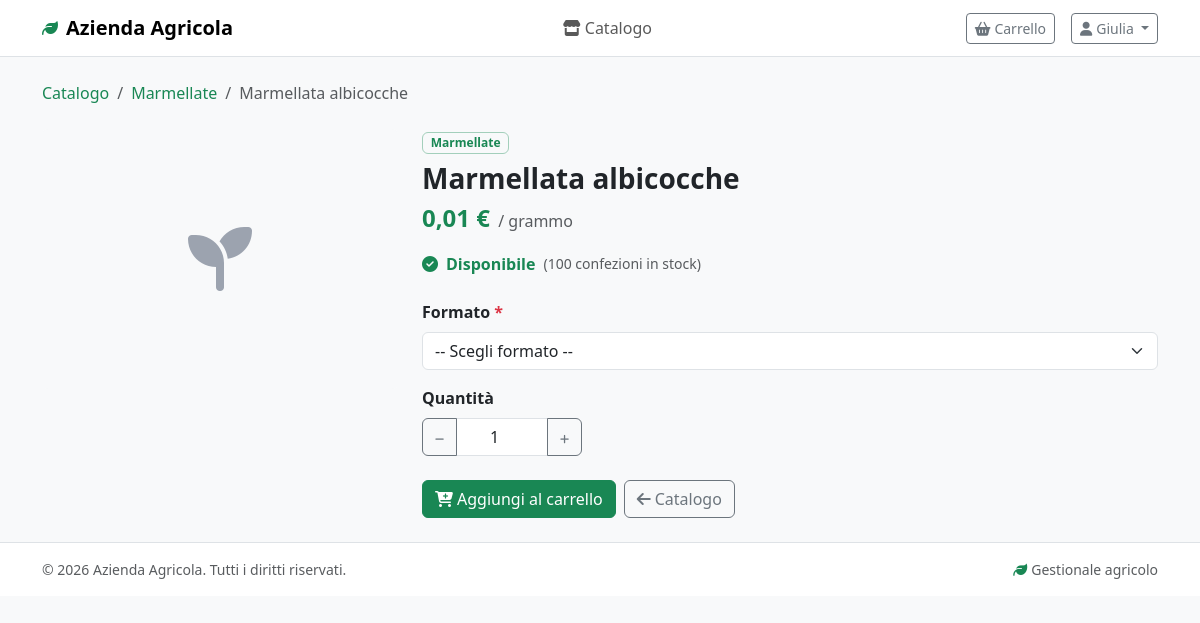
Screenshot of /cliente/prodotto.php?id=8 (signed in) with the database file from the repository.
### tables this page shows
CREATE TABLE IF NOT EXISTS PRODOTTO (
    idProdotto INT AUTO_INCREMENT PRIMARY KEY,
    nome VARCHAR(150) NOT NULL,
    unitaMisura ENUM('kg', 'litro', 'pezzo', 'grammo') NOT NULL,
    prezzoBase DECIMAL(10, 2) NOT NULL DEFAULT 0.00,
    idCategoria INT NOT NULL,
    
    FOREIGN KEY (idCategoria) REFERENCES CATEGORIA(idCategoria) ON DELETE RESTRICT,
    INDEX idx_categoria (idCategoria),
    INDEX idx_nome (nome)
);

CREATE TABLE IF NOT EXISTS CATEGORIA (
    idCategoria INT AUTO_INCREMENT PRIMARY KEY,
    nome VARCHAR(100) NOT NULL UNIQUE,
    descrizione TEXT NULL,
    
    INDEX idx_nome (nome)
);

### includes/db.php (called while the page is built, shortened)
<?php
function executeQuery($conn, $sql, $params = []) {
    $stmt = mysqli_prepare($conn, $sql);
    if (!empty($params)) {
        $types = '';
        foreach ($params as $param) {
            if (is_int($param))    $types .= 'i';
            elseif (is_float($param)) $types .= 'd';
            else                   $types .= 's';
        }
        mysqli_stmt_bind_param($stmt, $types, ...$params);
    }
    mysqli_stmt_execute($stmt);
    return $stmt;
}
function fetchOne($conn, $sql, $params = []) {
    $stmt  = executeQuery($conn, $sql, $params);
    $result = mysqli_stmt_get_result($stmt);
    $row   = mysqli_fetch_assoc($result);
    return $row;
}

### includes/functions.php (called while the page is built, shortened)
<?php
function formatPrice($amount) {
    return number_format($amount, 2, ',', '.') . ' €';
}

### cliente/prodotto.php (the view, shortened to what this page needs)
<?php
require_once '../includes/db.php';
require_once '../includes/functions.php';
$idProdotto = isset($_GET['id']) ? (int)$_GET['id'] : 0;
$prodotto = fetchOne($pdo,
    "SELECT p.*, c.nome as nomeCategoria, c.idCategoria,
            COALESCE(SUM(conf.giacenzaAttuale), 0) as giacenzaTotale
     FROM PRODOTTO p
     INNER JOIN CATEGORIA c ON p.idCategoria = c.idCategoria
     LEFT JOIN CONFEZIONAMENTO conf ON p.idProdotto = conf.idProdotto
     WHERE p.idProdotto = ?
     GROUP BY p.idProdotto",
    [$idProdotto]
);
$confezioni = fetchAll($pdo,
    "SELECT * FROM CONFEZIONAMENTO WHERE idProdotto = ? AND giacenzaAttuale > 0 ORDER BY pesoNetto",
    [$idProdotto]
);
include '../includes/header_cliente.php';
?>
<nav aria-label="breadcrumb" class="mb-4">
    <ol class="breadcrumb">
        <li class="breadcrumb-item">
            <a href="/cliente/catalogo.php" class="text-success text-decoration-none">Catalogo</a>
        </li>
        <li class="breadcrumb-item">
            <a href="/cliente/catalogo.php?categoria=<?php echo $prodotto['idCategoria']; ?>"
               class="text-success text-decoration-none">
                <?php echo htmlspecialchars($prodotto['nomeCategoria']); ?>
            </a>
        </li>
        <li class="breadcrumb-item active"><?php echo htmlspecialchars($prodotto['nome']); ?></li>
    </ol>
</nav>
<div class="row g-4">
    <div class="col-md-5 col-lg-4">
        <div class="card border-0 bg-light d-flex align-items-center justify-content-center"
             style="height:260px;color:#9ca3af">
            <i class="fas fa-seedling fa-4x"></i>
        </div>
    </div>
    <div class="col-md-7 col-lg-8">
        <span class="badge bg-light text-success border border-success-subtle mb-2">
            <?php echo htmlspecialchars($prodotto['nomeCategoria']); ?>
        </span>
        <h2 class="h3 fw-bold mb-1"><?php echo htmlspecialchars($prodotto['nome']); ?></h2>
        <div class="mb-3">
            <span class="fs-4 fw-bold text-success"><?php echo formatPrice($prodotto['prezzoBase']); ?></span>
            <span class="text-muted ms-1">/ <?php echo htmlspecialchars($prodotto['unitaMisura']); ?></span>
        </div>
        <?php if ($prodotto['giacenzaTotale'] > 0): ?>
            <div class="d-flex align-items-center gap-2 mb-4">
                <i class="fas fa-circle-check text-success"></i>
                <span class="text-success fw-semibold">Disponibile</span>
                <span class="text-muted small">(<?php echo $prodotto['giacenzaTotale']; ?> confezioni in stock)</span>
            </div>
        <?php endif; ?>
        <?php if ($prodotto['giacenzaTotale'] > 0 && !empty($confezioni)): ?>
        <form action="/api/carrello.php" method="POST">
            <div class="mb-3">
                <label class="form-label fw-semibold">Formato <span class="text-danger">*</span></label>
                <select name="idConfezionamento" class="form-select" id="selConfezione" required>
                    <option value="">-- Scegli formato --</option>
                </select>
            </div>
            <div class="mb-4">
                <label class="form-label fw-semibold">Quantità</label>
                <div class="input-group" style="max-width:160px">
                    <button type="button" class="btn btn-outline-secondary" onclick="cambiaQta(-1)">
                        <i class="fas fa-minus" style="font-size:.65rem"></i>
                    </button>
                    <input type="number" name="quantita" id="inputQta"
                           class="form-control text-center" value="1" min="1" max="99" required>
                    <button type="button" class="btn btn-outline-secondary" onclick="cambiaQta(1)">
                        <i class="fas fa-plus" style="font-size:.65rem"></i>
                    </button>
                </div>
            </div>
            <div class="d-flex gap-2">
                <button type="submit" class="btn btn-success">
                    <i class="fas fa-cart-plus me-1"></i>Aggiungi al carrello
                </button>
                <a href="/cliente/catalogo.php" class="btn btn-outline-secondary">
                    <i class="fas fa-arrow-left me-1"></i>Catalogo
                </a>
            </div>
        </form>
        <?php else: ?>
        <a href="/cliente/catalogo.php" class="btn btn-outline-secondary">
            <i class="fas fa-arrow-left me-1"></i>Torna al catalogo
        </a>
        <?php endif; ?>
    </div>
</div>
<?php include '../includes/footer_cliente.php'; ?>

### rows the page displays
prodotto: idCategoria.nome "Marmellate", nome "Marmellata albicocche", prezzoBase "0,01 €", unitaMisura "grammo"

### other values shown
APP_NAME "Azienda Agricola"
explode(' ', getUserName())[0] "Giulia"
$prodotto['giacenzaTotale'] "100"
